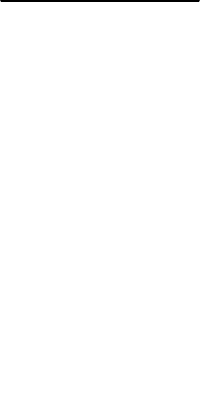
        <widget class="QFrame" name="side_panel_2">
         <property name="maximumSize">
          <size>
           <width>16777215</width>
           <height>16777215</height>
          </size>
         </property>
         <property name="styleSheet">
          <string notr="true">background: transparent;
border-top: 2px solid black;</string>
         </property>
         <property name="frameShape">
          <enum>QFrame::StyledPanel</enum>
         </property>
         <property name="frameShadow">
          <enum>QFrame::Raised</enum>
         </property>
         <layout class="QVBoxLayout" name="verticalLayout_6">
          <property name="leftMargin">
           <number>0</number>
          </property>
          <property name="rightMargin">
           <number>0</number>
          </property>
          <property name="bottomMargin">
           <number>50</number>
          </property>
          <item>
           <widget class="QFrame" name="home_button_frame">
            <property name="minimumSize">
             <size>
              <width>0</width>
              <height>0</height>
             </size>
            </property>
            <property name="maximumSize">
             <size>
              <width>16777215</width>
              <height>55</height>
             </size>
            </property>
            <property name="styleSheet">
             <string notr="true">QFrame {
	border-top:0px;
    background-color: transparent;
    border: none;
}

QFrame:hover {
    background: transparent;
	border-top: 2px solid black;
    border-top-left-radius: 25px;
    border-bottom-left-radius: 25px;
    border-left: 2px solid black;
    border-bottom: 2px solid black;
}
</string>
            </property>
            <property name="frameShape">
             <enum>QFrame::StyledPanel</enum>
            </property>
            <property name="frameShadow">
             <enum>QFrame::Raised</enum>
            </property>
            <layout class="QVBoxLayout" name="verticalLayout_86">
             <property name="spacing">
              <number>0</number>
             </property>
             <property name="leftMargin">
              <number>2</number>
             </property>
             <property name="topMargin">
              <number>2</number>
             </property>
             <property name="rightMargin">
              <number>0</number>
             </property>
             <property name="bottomMargin">
              <number>2</number>
             </property>
             <item>
              <widget class="QPushButton" name="home_button">
               <property name="sizePolicy">
                <sizepolicy hsizetype="Minimum" vsizetype="Fixed">
                 <horstretch>0</horstretch>
                 <verstretch>0</verstretch>
                </sizepolicy>
               </property>
               <property name="minimumSize">
                <size>
                 <width>0</width>
                 <height>50</height>
                </size>
               </property>
               <property name="maximumSize">
                <size>
                 <width>16777215</width>
                 <height>55</height>
                </size>
               </property>
               <property name="font">
                <font>
                 <family>Times New Roman</family>
                 <pointsize>14</pointsize>
                 <weight>75</weight>
                 <bold>true</bold>
                </font>
               </property>
               <property name="cursor">
                <cursorShape>PointingHandCursor</cursorShape>
               </property>
               <property name="styleSheet">
                <string notr="true">QPushButton {
    background-color: transparent;
    border-top-left-radius: 25px;
    border-bottom-left-radius: 25px;
	border-image:url(:/Side_panel/Image_resources/sidePanel/home2.png);
    border: none;
}

QPushButton:hover {
	border-image: url(:/Side_panel/Image_resources/sidePanel/home1.png);
    border-top-left-radius: 25px;
    border-bottom-left-radius: 25px;
	border-bottom-right-radius:0px;
}
QPushButton:Pressed{
    background-color: transparent;
    border-top-left-radius: 25px;
    border-bottom-left-radius: 25px;
	border-image:url(:/Side_panel/Image_resources/sidePanel/home2.png);
    border: none;
}</string>
               </property>
               <property name="text">
                <string/>
               </property>
               <property name="default">
                <bool>false</bool>
               </property>
               <property name="flat">
                <bool>false</bool>
               </property>
              </widget>
             </item>
            </layout>
           </widget>
          </item>
          <item>
           <widget class="QFrame" name="graphs_button_frame">
            <property name="minimumSize">
             <size>
              <width>0</width>
              <height>55</height>
             </size>
            </property>
            <property name="maximumSize">
             <size>
              <width>16777215</width>
              <height>55</height>
             </size>
            </property>
            <property name="styleSheet">
             <string notr="true">QFrame {
	border-top:0px;
    background-color: transparent;
    border: none;
}

QFrame:hover {
    background: transparent;
	border-top: 2px solid black;
    border-top-left-radius: 25px;
    border-bottom-left-radius: 25px;
    border-left: 2px solid black;
    border-bottom: 2px solid black;
}
</string>
            </property>
            <property name="frameShape">
             <enum>QFrame::StyledPanel</enum>
            </property>
            <property name="frameShadow">
             <enum>QFrame::Raised</enum>
            </property>
            <layout class="QVBoxLayout" name="verticalLayout_85">
             <property name="spacing">
              <number>0</number>
             </property>
             <property name="leftMargin">
              <number>2</number>
             </property>
             <property name="topMargin">
              <number>2</number>
             </property>
             <property name="rightMargin">
              <number>0</number>
             </property>
             <property name="bottomMargin">
              <number>2</number>
             </property>
             <item>
              <widget class="QPushButton" name="graphs_button">
               <property name="sizePolicy">
                <sizepolicy hsizetype="Minimum" vsizetype="Fixed">
                 <horstretch>0</horstretch>
                 <verstretch>0</verstretch>
                </sizepolicy>
               </property>
               <property name="minimumSize">
                <size>
                 <width>0</width>
                 <height>50</height>
                </size>
               </property>
               <property name="maximumSize">
                <size>
                 <width>16777215</width>
                 <height>55</height>
                </size>
               </property>
               <property name="font">
                <font>
                 <family>Times New Roman</family>
                 <pointsize>14</pointsize>
                 <weight>75</weight>
                 <bold>true</bold>
                </font>
               </property>
               <property name="cursor">
                <cursorShape>PointingHandCursor</cursorShape>
               </property>
               <property name="styleSheet">
                <string notr="true">QPushButton {
    background-color: transparent;
    border-top-left-radius: 25px;
    border-bottom-left-radius: 25px;
	border-image: url(:/Side_panel/Image_resources/sidePanel/graphs2.png);
    border: none;
}

QPushButton:hover {
	border-image: url(:/Side_panel/Image_resources/sidePanel/graphs1.png);
    border-top-left-radius: 25px;
    border-bottom-left-radius: 25px;
	border-bottom-right-radius:0px;
}

QPushButton:Pressed {
    background-color: transparent;
    border-top-left-radius: 25px;
    border-bottom-left-radius: 25px;
	border-image: url(:/Side_panel/Image_resources/sidePanel/graphs2.png);
    border: none;
}</string>
               </property>
               <property name="text">
                <string/>
               </property>
               <property name="default">
                <bool>false</bool>
               </property>
               <property name="flat">
                <bool>false</bool>
               </property>
              </widget>
             </item>
            </layout>
           </widget>
          </item>
          <item>
           <widget class="QFrame" name="GPS_button_frame">
            <property name="minimumSize">
             <size>
              <width>0</width>
              <height>0</height>
             </size>
            </property>
            <property name="maximumSize">
             <size>
              <width>16777215</width>
              <height>55</height>
             </size>
            </property>
            <property name="styleSheet">
             <string notr="true">QFrame {
	border-top:0px;
    background-color: transparent;
    border: none;
}

QFrame:hover {
    background: transparent;
	border-top: 2px solid black;
    border-top-left-radius: 25px;
    border-bottom-left-radius: 25px;
    border-left: 2px solid black;
    border-bottom: 2px solid black;
}
</string>
            </property>
            <property name="frameShape">
             <enum>QFrame::StyledPanel</enum>
            </property>
            <property name="frameShadow">
             <enum>QFrame::Raised</enum>
            </property>
            <layout class="QVBoxLayout" name="verticalLayout_84">
             <property name="spacing">
              <number>0</number>
             </property>
             <property name="leftMargin">
              <number>2</number>
             </property>
             <property name="topMargin">
              <number>2</number>
             </property>
             <property name="rightMargin">
              <number>0</number>
             </property>
             <property name="bottomMargin">
              <number>2</number>
             </property>
             <item>
              <widget class="QPushButton" name="GPS_button">
               <property name="sizePolicy">
                <sizepolicy hsizetype="Minimum" vsizetype="Fixed">
                 <horstretch>0</horstretch>
                 <verstretch>0</verstretch>
                </sizepolicy>
               </property>
               <property name="minimumSize">
                <size>
                 <width>0</width>
                 <height>50</height>
                </size>
               </property>
               <property name="maximumSize">
                <size>
                 <width>16777215</width>
                 <height>55</height>
                </size>
               </property>
               <property name="font">
                <font>
                 <family>Times New Roman</family>
                 <pointsize>14</pointsize>
                 <weight>75</weight>
                 <bold>true</bold>
                </font>
               </property>
               <property name="cursor">
                <cursorShape>PointingHandCursor</cursorShape>
               </property>
               <property name="styleSheet">
                <string notr="true">QPushButton {
    background-color: transparent;
    border-top-left-radius: 25px;
    border-bottom-left-radius: 25px;
	border-image: url(:/Side_panel/Image_resources/sidePanel/GPS2.png);
    border: none;
}

QPushButton:hover {
	border-image: url(:/Side_panel/Image_resources/sidePanel/GPS1.png);
    border-top-left-radius: 25px;
    border-bottom-left-radius: 25px;
	border-bottom-right-radius:0px;
}

QPushButton:Pressed {
    background-color: transparent;
    border-top-left-radius: 25px;
    border-bottom-left-radius: 25px;
	border-image: url(:/Side_panel/Image_resources/sidePanel/GPS2.png);
    border: none;
}</string>
               </property>
               <property name="text">
                <string/>
               </property>
               <property name="default">
                <bool>false</bool>
               </property>
               <property name="flat">
                <bool>false</bool>
               </property>
              </widget>
             </item>
            </layout>
           </widget>
          </item>
          <item>
           <widget class="QFrame" name="RKTmodel_button_frame">
            <property name="minimumSize">
             <size>
              <width>0</width>
              <height>55</height>
             </size>
            </property>
            <property name="maximumSize">
             <size>
              <width>16777215</width>
              <height>55</height>
             </size>
            </property>
            <property name="styleSheet">
             <string notr="true">QFrame {
	border-top:0px;
    background-color: transparent;
    border: none;
}

QFrame:hover {
    background: transparent;
	border-top: 2px solid black;
    border-top-left-radius: 25px;
    border-bottom-left-radius: 25px;
    border-left: 2px solid black;
    border-bottom: 2px solid black;
}
</string>
            </property>
            <property name="frameShape">
             <enum>QFrame::StyledPanel</enum>
            </property>
            <property name="frameShadow">
             <enum>QFrame::Raised</enum>
            </property>
            <layout class="QVBoxLayout" name="verticalLayout_83">
             <property name="spacing">
              <number>0</number>
             </property>
             <property name="leftMargin">
              <number>2</number>
             </property>
             <property name="topMargin">
              <number>2</number>
             </property>
             <property name="rightMargin">
              <number>0</number>
             </property>
             <property name="bottomMargin">
              <number>2</number>
             </property>
             <item>
              <widget class="QPushButton" name="rkt_model_button">
               <property name="sizePolicy">
                <sizepolicy hsizetype="Minimum" vsizetype="Fixed">
                 <horstretch>0</horstretch>
                 <verstretch>0</verstretch>
                </sizepolicy>
               </property>
               <property name="minimumSize">
                <size>
                 <width>0</width>
                 <height>50</height>
                </size>
               </property>
               <property name="maximumSize">
                <size>
                 <width>16777215</width>
                 <height>55</height>
                </size>
               </property>
               <property name="font">
                <font>
                 <family>Times New Roman</family>
                 <pointsize>14</pointsize>
                 <weight>75</weight>
                 <bold>true</bold>
                </font>
               </property>
               <property name="cursor">
                <cursorShape>PointingHandCursor</cursorShape>
               </property>
               <property name="styleSheet">
                <string notr="true">QPushButton {
    background-color: transparent;
    border-top-left-radius: 25px;
    border-bottom-left-radius: 25px;
	border-image: url(:/Side_panel/Image_resources/sidePanel/RKT_MODEL2.png);
    border: none;
}

QPushButton:hover {
	border-image: url(:/Side_panel/Image_resources/sidePanel/RKT_MODEL1.png);
    border-top-left-radius: 25px;
    border-bottom-left-radius: 25px;
	border-bottom-right-radius:0px;
}

QPushButton:Pressed {
    background-color: transparent;
    border-top-left-radius: 25px;
    border-bottom-left-radius: 25px;
	border-image: url(:/Side_panel/Image_resources/sidePanel/RKT_MODEL2.png);
    border: none;
}
</string>
               </property>
               <property name="text">
                <string/>
               </property>
               <property name="default">
                <bool>false</bool>
               </property>
               <property name="flat">
                <bool>false</bool>
               </property>
              </widget>
             </item>
            </layout>
           </widget>
          </item>
          <item>
           <widget class="QFrame" name="tabledata_button_frame">
            <property name="minimumSize">
             <size>
              <width>0</width>
              <height>0</height>
             </size>
            </property>
            <property name="maximumSize">
             <size>
              <width>16777215</width>
              <height>55</height>
             </size>
            </property>
            <property name="styleSheet">
             <string notr="true">QFrame {
	border-top:0px;
    background-color: transparent;
    border: none;
}

QFrame:hover {
    background: transparent;
	border-top: 2px solid black;
    border-top-left-radius: 25px;
    border-bottom-left-radius: 25px;
    border-left: 2px solid black;
    border-bottom: 2px solid black;
}
</string>
            </property>
            <property name="frameShape">
             <enum>QFrame::StyledPanel</enum>
            </property>
            <property name="frameShadow">
             <enum>QFrame::Raised</enum>
            </property>
            <layout class="QVBoxLayout" name="verticalLayout_82">
             <property name="spacing">
              <number>0</number>
             </property>
             <property name="leftMargin">
              <number>2</number>
             </property>
             <property name="topMargin">
              <number>2</number>
             </property>
             <property name="rightMargin">
              <number>0</number>
             </property>
             <property name="bottomMargin">
              <number>2</number>
             </property>
             <item>
              <widget class="QPushButton" name="tabledata_button">
               <property name="sizePolicy">
                <sizepolicy hsizetype="Minimum" vsizetype="Fixed">
                 <horstretch>0</horstretch>
                 <verstretch>0</verstretch>
                </sizepolicy>
               </property>
               <property name="minimumSize">
                <size>
                 <width>0</width>
                 <height>50</height>
                </size>
               </property>
               <property name="maximumSize">
                <size>
                 <width>16777215</width>
                 <height>55</height>
                </size>
               </property>
               <property name="font">
                <font>
                 <family>Times New Roman</family>
                 <pointsize>14</pointsize>
                 <weight>75</weight>
                 <bold>true</bold>
                </font>
               </property>
               <property name="cursor">
                <cursorShape>PointingHandCursor</cursorShape>
               </property>
               <property name="styleSheet">
                <string notr="true">QPushButton {
    background-color: transparent;
    border-top-left-radius: 25px;
    border-bottom-left-radius: 25px;
	border-image: url(:/Side_panel/Image_resources/sidePanel/table_data2.png);
    border: none;
}

QPushButton:hover {
	border-image: url(:/Side_panel/Image_resources/sidePanel/table_data1.png);
    border-top-left-radius: 25px;
    border-bottom-left-radius: 25px;
	border-bottom-right-radius:0px;
}

QPushButton:Pressed {
    background-color: transparent;
    border-top-left-radius: 25px;
    border-bottom-left-radius: 25px;
	border-image: url(:/Side_panel/Image_resources/sidePanel/table_data2.png);
    border: none;
}
</string>
               </property>
               <property name="text">
                <string/>
               </property>
               <property name="default">
                <bool>false</bool>
               </property>
               <property name="flat">
                <bool>false</bool>
               </property>
              </widget>
             </item>
            </layout>
           </widget>
          </item>
          <item>
           <widget class="QFrame" name="settings_button_frame">
            <property name="minimumSize">
             <size>
              <width>0</width>
              <height>0</height>
             </size>
            </property>
            <property name="maximumSize">
             <size>
              <width>16777215</width>
              <height>55</height>
             </size>
            </property>
            <property name="styleSheet">
             <string notr="true">QFrame {
	border-top:0px;
    background-color: transparent;
    border: none;
}

QFrame:hover {
    background: transparent;
	border-top: 2px solid black;
    border-top-left-radius: 25px;
    border-bottom-left-radius: 25px;
    border-left: 2px solid black;
    border-bottom: 2px solid black;
}
</string>
            </property>
            <property name="frameShape">
             <enum>QFrame::StyledPanel</enum>
            </property>
            <property name="frameShadow">
             <enum>QFrame::Raised</enum>
            </property>
            <layout class="QVBoxLayout" name="verticalLayout_79">
             <property name="spacing">
              <number>0</number>
             </property>
             <property name="leftMargin">
              <number>2</number>
             </property>
             <property name="topMargin">
              <number>2</number>
             </property>
             <property name="rightMargin">
              <number>0</number>
             </property>
             <property name="bottomMargin">
              <number>2</number>
             </property>
             <item>
              <widget class="QPushButton" name="settings_button">
               <property name="sizePolicy">
                <sizepolicy hsizetype="Minimum" vsizetype="Fixed">
                 <horstretch>0</horstretch>
                 <verstretch>0</verstretch>
                </sizepolicy>
               </property>
               <property name="minimumSize">
                <size>
                 <width>0</width>
                 <height>50</height>
                </size>
               </property>
               <property name="maximumSize">
                <size>
                 <width>16777215</width>
                 <height>55</height>
                </size>
               </property>
               <property name="font">
                <font>
                 <family>Times New Roman</family>
                 <pointsize>14</pointsize>
                 <weight>75</weight>
                 <bold>true</bold>
                </font>
               </property>
               <property name="cursor">
                <cursorShape>PointingHandCursor</cursorShape>
               </property>
               <property name="styleSheet">
                <string notr="true">QPushButton {	
	border-image: url(:/Side_panel/Image_resources/sidePanel/settings1.png);
    background-color: transparent;
    border-top-left-radius: 25px;
    border-bottom-left-radius: 25px;
    border: none;
}

QPushButton:hover {
	border-image: url(:/Side_panel/Image_resources/sidePanel/settings2.png);
    border-top-left-radius: 25px;
    border-bottom-left-radius: 25px;
	border-bottom-right-radius:0px;
}

QPushButton:Pressed {	
	border-image: url(:/Side_panel/Image_resources/sidePanel/settings1.png);
    background-color: transparent;
    border-top-left-radius: 25px;
    border-bottom-left-radius: 25px;
    border: none;
}</string>
               </property>
               <property name="text">
                <string/>
               </property>
               <property name="default">
                <bool>false</bool>
               </property>
               <property name="flat">
                <bool>false</bool>
               </property>
              </widget>
             </item>
            </layout>
           </widget>
          </item>
         </layout>
        </widget>
